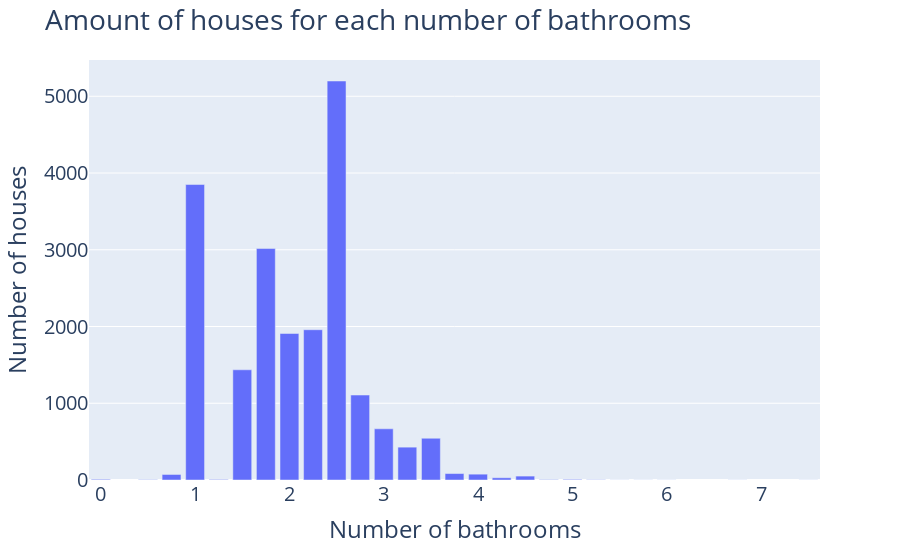

Here is the notebook cell this chart was saved with:
### Code cell
import plotly.express as px
H5 = 'House that have more than one bathroom are, in average, 15% more expensive.'
print('H5 - ' + H5)

# Select houses with one bathroom
# Take the averaged price per zipcode and condition
data_onebathroom = data.loc[data['bathrooms'] <= 1, ['condition', 'zipcode', 'price']].groupby(['condition', 'zipcode']).median().reset_index()
data_onebathroom.columns = ['condition', 'zipcode', 'median_price']

# Select houses with more than one bathroo
# Take the averaged price per zipcode and condition
data_m_onebathrooms = data.loc[data['bathrooms'] > 1, ['condition', 'zipcode', 'price']].groupby(['condition', 'zipcode']).median().reset_index()
data_m_onebathrooms.columns = ['condition', 'zipcode', 'median_price']

profit = []
for i in range(len(data_onebathroom)):
    for k in range(len(data_m_onebathrooms)):
        if (data_onebathroom.loc[i,'zipcode'] == data_m_onebathrooms.loc[k,'zipcode']) & (data_onebathroom.loc[i,'condition'] == data_m_onebathrooms.loc[k,'condition']):
            profit.append(100*(data_m_onebathrooms.loc[k, 'median_price']/data_onebathroom.loc[i, 'median_price'] - 1))

avg_price_ratio = pd.DataFrame()
avg_price_ratio['avg_price_ratio'] = profit
avg_price_ratio.dropna(axis = 0, inplace= True)
print(' - Value found: %.1f' % avg_price_ratio['avg_price_ratio'].mean(),'%')
print(" - H5 confirmed")

print('Houses with more than one bathrooms are, in average, about 44% more expensive')
print('Lets see how many houses there are in the portifolio for each amount of bathrooms.')

bathrooms = data['bathrooms'].unique().tolist()
bath_count = data['bathrooms'].value_counts().to_frame().reset_index()
bath_count.columns = ['bathrooms','count']

fig = px.bar(bath_count, x = 'bathrooms', y = 'count')
fig.update_layout(
    font_size = 20,
    title = 'Amount of houses for each number of bathrooms',
    xaxis_title = 'Number of bathrooms',
    yaxis_title = 'Number of houses'
)
fig.show()
print("From the chart, we can see that the amount of houses where the number of bathrooms is higher or equal 1 and less or equal than 2.25 represents the major part of the houses. That indicate people prefere these houses. So the recommendation is to buy this kind of houses, due to will easier to trade. Let's estimate the profit by trading with these kind of houses.")

data_m_onebathrooms = data.loc[(data['bathrooms'] >= 1) & (data['bathrooms'] <= 2.5), ['bathrooms','condition','zipcode','price']].groupby(['bathrooms', 'condition', 'zipcode']).median().reset_index()
data_m_onebathrooms.columns = ['bathrooms','condition', 'zipcode', 'median_price']
bathrooms = data_m_onebathrooms['bathrooms'].unique().tolist()

print(data.loc[data['bathrooms'] == bathrooms[0],'id'].count())
print(data_m_onebathrooms.loc[data_m_onebathrooms['bathrooms'] == bathrooms[0],'bathrooms'].count())
bath_count.head()

house_data.clear()
for bathroom in bathrooms:
    data_aux_1 = data.loc[data['bathrooms'] == bathroom].reset_index() 
    data_aux_2 = data_m_onebathrooms.loc[data_m_onebathrooms['bathrooms'] == bathroom].reset_index()
    for i in range(len(data_aux_2)):
        for k in range(len(data_aux_1)):
            if (data_aux_2.loc[i, 'median_price'] > data_aux_1.loc[k, 'price']) & (data_aux_2.loc[i,'zipcode'] == data_aux_1.loc[k,'zipcode']) & (data_aux_2.loc[i,'condition'] == data_aux_1.loc[k,'condition']):
                house_data.append([(data_aux_2.loc[i,'median_price'] - data_aux_1.loc[k, 'price']),100*(data_aux_2.loc[i, 'median_price']/data_aux_1.loc[k, 'price'] - 1), data_aux_2.loc[i, 'median_price'],data_aux_1.loc[k, 'id']])

### Figure 1 — Plotly figure (JSON) as saved in the notebook; plotly's stock layout.template omitted (floating-point values rounded to 4 significant figures)
{"data": [{"alignmentgroup": "True", "hovertemplate": "bathrooms=%{x}<br>count=%{y}<extra></extra>", "legendgroup": "", "marker": {"color": "#636efa", "pattern": {"shape": ""}}, "name": "", "offsetgroup": "", "orientation": "v", "showlegend": false, "textposition": "auto", "type": "bar", "x": [2.5, 1, 1.75, 2.25, 2, 1.5, 2.75, 3, 3.5, 3.25, 3.75, 4, 0.75, 4.5, 4.25, 0, 5, 1.25, 4.75, 0.5, 5.25, 6, 5.5, 7.5, 6.75, 5.75], "xaxis": "x", "y": [5199, 3850, 3016, 1958, 1909, 1436, 1107, 667, 544, 428, 84, 76, 72, 51, 29, 9, 8, 7, 5, 4, 3, 1, 1, 1, 1, 1], "yaxis": "y"}], "layout": {"barmode": "relative", "font": {"size": 20}, "legend": {"tracegroupgap": 0}, "margin": {"t": 60}, "title": {"text": "Amount of houses for each number of bathrooms"}, "xaxis": {"anchor": "y", "domain": [0, 1], "title": {"text": "Number of bathrooms"}}, "yaxis": {"anchor": "x", "domain": [0, 1], "title": {"text": "Number of houses"}}}}
